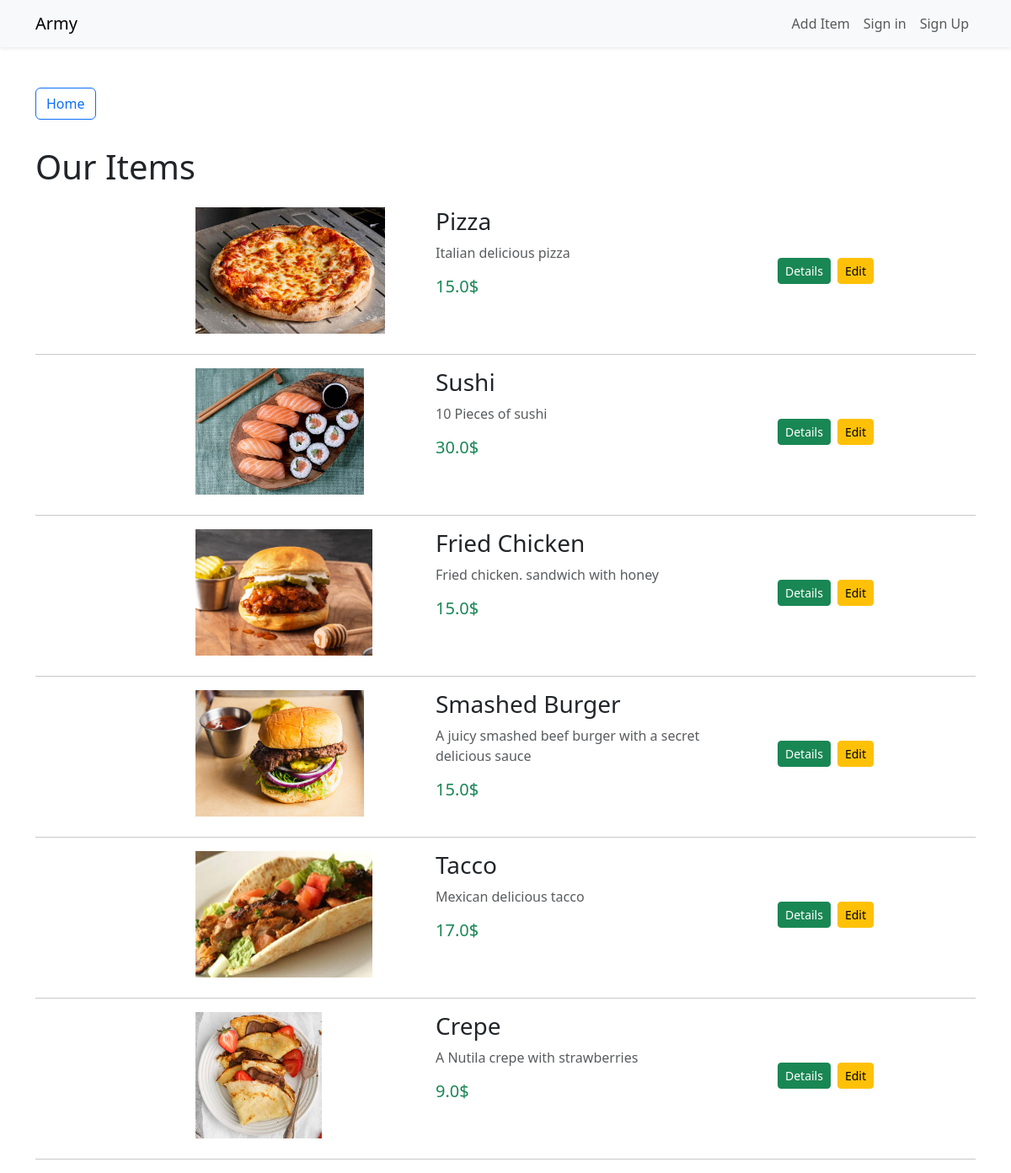
The page /food/items on the database its author committed.
### food/models.py (models this page shows, shortened)
class Item(models.Model):
    username = models.ForeignKey(User, on_delete=models.CASCADE, default=1)
    item_name = models.CharField(max_length=80)
    item_des = models.CharField(max_length=80)
    price = models.FloatField()
    item_image = models.ImageField(max_length=500, default="https://www.google.com/url?sa=i&url=https%3A%2F%2Fwww.flaticon.com%2Ffree-icon%2Fplaceholder_1377194&psig=AOvVaw33ZI-EobWzE6fbzuZVhkRQ&ust=1726661043871000&source=images&cd=vfe&opi=89978449&ved=0CBEQjRxqFwoTCJCv1uP3yYgDFQAAAAAdAAAAABAt", upload_to='foods')

### food/views.py (the view)
# urls.py: path('items', views.ItemsView.as_view(), name='items'),
class ItemsView(ListView):
    model = Item
    template_name = 'items.html'
    context_object_name = 'item_list'

### food/templates/items.html (shortened to what this page needs)
{% extends "master.html" %}
{% block content %}
<div class="container mt-5">
    <p><a href="/food" class="btn btn-outline-primary mb-3">Home</a></p>
    <h1 class="mb-4">Our Items</h1>
    {% for i in item_list %}
    <div class="row mb-4">
        <div class="col-md-3 offset-md-2">
            <img height="150px" src="{{ i.item_image.url }}" alt="{{ i.item_name }}">
        </div>
        <div class="col-md-4">
            <h3>{{ i.item_name }}</h3>
            <p class="text-muted">{{ i.item_des }}</p>
            <h5 class="text-success">{{ i.price }}$</h5>
        </div>
        <div class="col-md-2 d-flex align-items-center justify-content-center">
            <a href="details/{{i.id}}" class="btn btn-success btn-sm me-2">Details</a>
            <a href="editing/{{i.id}}" class="btn btn-warning btn-sm">Edit</a>
        </div>
    </div>
    <hr>
    {% endfor %}
</div>
{% endblock %}

### rows shown on the page
Item: item_image (picture), item_name "Pizza", item_des "Italian delicious pizza", price "15.0"
Item: item_image (picture), item_name "Sushi", item_des "10 Pieces of sushi", price "30.0"
Item: item_image (picture), item_name "Fried Chicken", item_des "Fried chicken. sandwich with honey", price "15.0"
Item: item_image (picture), item_name "Smashed Burger", item_des "A juicy smashed beef burger with a secret delicious sauce", price "15.0"
Item: item_image (picture), item_name "Tacco", item_des "Mexican delicious tacco", price "17.0"
Item: item_image (picture), item_name "Crepe", item_des "A Nutila crepe with strawberries", price "9.0"
